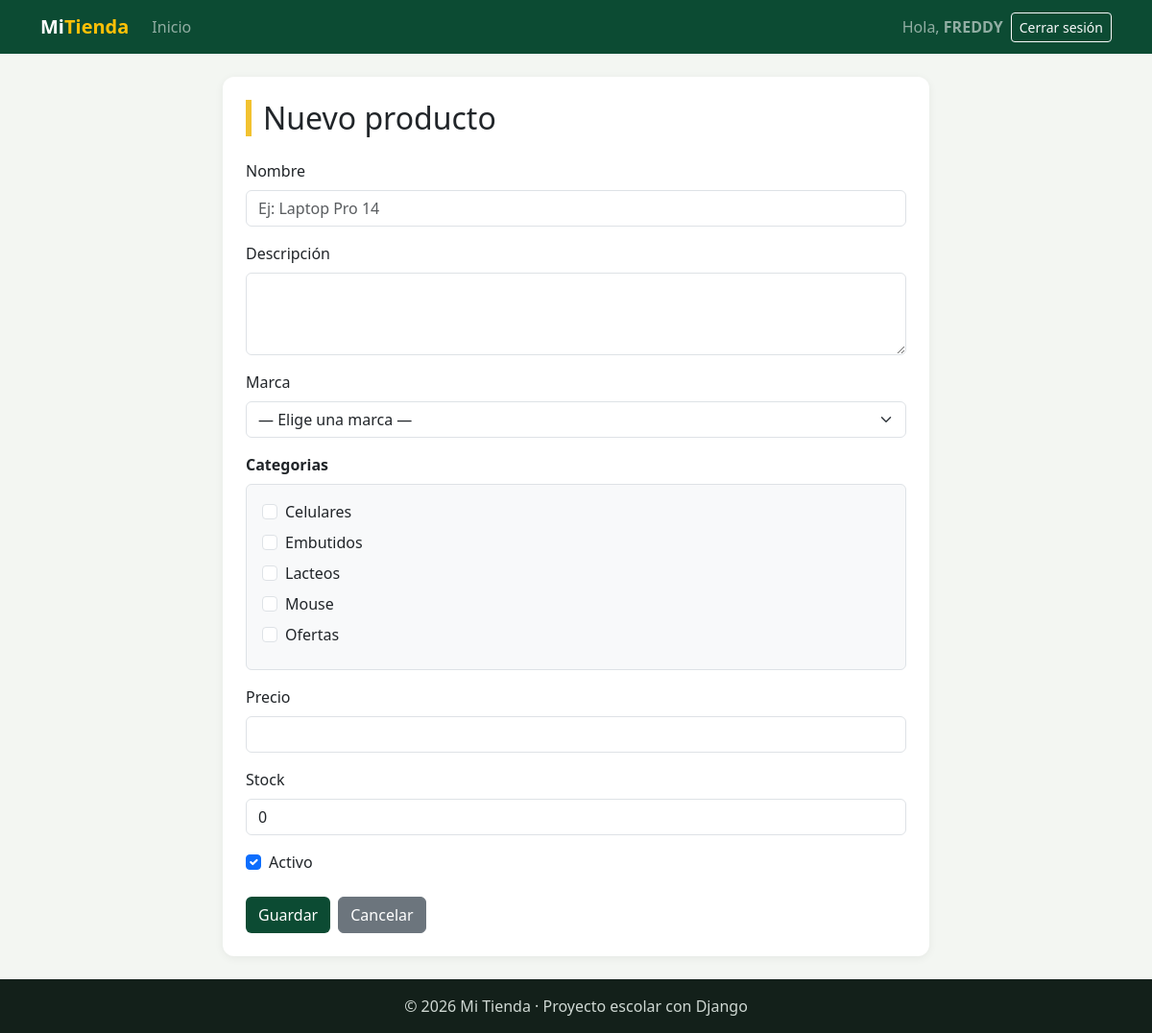
The page /facturacion/productos/crear/ (signed in) on the database its author committed.
### facturacion/models.py (models this page shows)
class ModeloBase(models.Model):
    user = models.ForeignKey(                    # 1:N con User: un usuario registra muchos registros
        User,
        on_delete=models.SET_NULL,               # Si borran al usuario, el registro se queda con user vacío
        null=True,                               # SET_NULL necesita que la columna acepte NULL
        blank=True,
        editable=False,                          # No aparece en formularios: lo llena la VISTA, no la persona
        related_name="%(class)s_registrados",    # %(class)s = nombre del modelo → user.producto_registrados
        verbose_name="Registrado por",
    )
    fecha_creacion = models.DateTimeField("Fecha de creación", auto_now_add=True)   # Se llena sola al CREAR
    fecha_modificacion = models.DateTimeField("Última modificación", auto_now=True) # Se actualiza sola en CADA save()
    class Meta:
        abstract = True                          # ← LA CLAVE: modelo "molde", sin tabla propia

class Categoria(ModeloBase):               # Hereda de ModeloBase (y este de models.Model)
    nombre = models.CharField(max_length=60, unique=True)
    descripcion = models.TextField("Descripción", blank=True)
    activo = models.BooleanField(default=True)
    class Meta:
        verbose_name = "Categoría"
        verbose_name_plural = "Categorías"
        ordering = ["nombre"]
    def __str__(self):
        return self.nombre

### facturacion/views.py (the view)
@login_required
def producto_crear(request):                               # CREATE: crear un producto nuevo
    if request.method == "POST":                           # ¿Presionó "Guardar"? (llegó por POST)
        form = ProductoForm(request.POST)                  # 1. Llenamos el formulario con lo que envió
        if form.is_valid():                                # 2. ¿Todo bien? (obligatorios, marca existe, clean_precio...)
            producto = form.save()                         # 3. INSERT del producto + INSERT de sus categorías (N:M)
            messages.success(request, f"Producto «{producto.nombre}» creado.")
            return redirect("facturacion:producto_lista")  # 4. A la lista (Post/Redirect/Get)
    else:                                                  # Llegó por GET (abrió la página)...
        form = ProductoForm()                              # ...formulario vacío
    contexto = {
        "titulo": "Nuevo producto",
        "form": form,                                      # Vacío (GET) o con datos y errores (POST inválido)
        "boton": "Guardar",
    }
    return render(request, "facturacion/producto_form.html", contexto)

### facturacion/models.py (called while the page is built)
    def __str__(self):
        return self.nombre

### facturacion/templates/facturacion/producto_form.html (shortened to what this page needs)
{% extends "base.html" %}
{% block contenido %}
<div class="row justify-content-center">
    <div class="col-md-8">
        <div class="tarjeta">
            <h2 class="titulo-pagina mb-4">
                {{ titulo }}
            </h2>
            <form method="post">
                {% for campo in form %}
                    <div class="mb-3">
                        {% if campo.name == "categorias" %}
                            <label class="form-label fw-bold">
                                {{ campo.label }}
                            </label>
                            <div class="border rounded p-3 bg-light">
                                {% for opcion in campo %}
                                    <div class="form-check mb-2">
                                        {{ opcion.tag }}
                                        <label
                                            class="form-check-label"
                                            for="{{ opcion.id_for_label }}"
                                        >
                                            {{ opcion.choice_label }}
                                        </label>
                                    </div>
                                {% endfor %}
                            </div>
                        {% elif campo.name == "activo" %}
                            <div class="form-check">
                                {{ campo }}
                                <label
                                    class="form-check-label"
                                    for="{{ campo.id_for_label }}"
                                >
                                    {{ campo.label }}
                                </label>
                            </div>
                        {% else %}
                            <label
                                class="form-label"
                                for="{{ campo.id_for_label }}"
                            >
                                {{ campo.label }}
                            </label>
                            {{ campo }}
                        {% endif %}
                    </div>
                {% endfor %}
                <div class="d-flex gap-2 mt-4">
                    <button
                        type="submit"
                        class="btn btn-verde"
                    >
                        {{ boton }}
                    </button>
                    <a
                        href="{% url 'facturacion:producto_lista' %}"
                        class="btn btn-secondary"
                    >
                        Cancelar
                    </a>
                </div>
            </form>
        </div>
    </div>
</div>
{% endblock %}

### templates/base.html (shortened to what this page needs)
{% load static %}
<!DOCTYPE html>
<html lang="es">
<head>
    <link href="https://cdn.jsdelivr.net/npm/bootstrap@5.3.3/dist/css/bootstrap.min.css" rel="stylesheet">
    <link rel="stylesheet" href="{% static 'css/estilos.css' %}">
</head>
<body>
    <nav class="navbar navbar-expand-lg navbar-dark barra">
        <div class="container">
            <a class="navbar-brand fw-bold" href="{% url 'home' %}">Mi<span class="text-warning">Tienda</span></a>
            <div class="collapse navbar-collapse" id="menu">
                <ul class="navbar-nav me-auto">
                    <li class="nav-item"><a class="nav-link" href="{% url 'home' %}">Inicio</a></li>
                </ul>
                <ul class="navbar-nav align-items-lg-center gap-2">
                    {% if user.is_authenticated %}
                        <li class="nav-item navbar-text">Hola, <b>{{ user.username }}</b></li>
                        <li class="nav-item">
                            <form method="post" action="{% url 'logout' %}" class="m-0">
                                <button type="submit" class="btn btn-sm btn-outline-light">Cerrar sesión</button>
                            </form>
                        </li>
                    {% else %}
                        <li class="nav-item"><a class="nav-link" href="{% url 'login' %}">Ingresar</a></li>
                        <li class="nav-item"><a class="btn btn-sm btn-warning" href="{% url 'registro' %}">Crear cuenta</a></li>
                    {% endif %}
                </ul>
            </div>
        </div>
    </nav>
    <main class="container py-4">
        {% block contenido %}{% endblock %}
    </main>
    <footer class="pie text-center py-3">© 2026 Mi Tienda · Proyecto escolar con Django</footer>
</body>
</html>

### static/css/estilos.css (style rules this page uses)
:root { --verde: #0c4b33; --verde-claro: #2f9e6e; --amarillo: #f2c230; }
body { background-color: #f3f6f2; min-height: 100vh; display: flex; flex-direction: column; }
main { flex: 1; }
.barra { background-color: var(--verde); }
.titulo-pagina { border-left: 6px solid var(--amarillo); padding-left: 12px; }
.tarjeta { background: white; border-radius: 12px; padding: 24px; box-shadow: 0 2px 10px rgba(0,0,0,.06); }
.btn-verde { background-color: var(--verde); color: white; }
.pie { background-color: #13201a; color: #cfd8d3; }

### rows shown on the page
Categoria: choice_label "Celulares"
Categoria: choice_label "Embutidos"
Categoria: choice_label "Lacteos"
Categoria: choice_label "Mouse"
Categoria: choice_label "Ofertas"

### other values the page prints
{{ user.username }} "FREDDY"
{{ titulo }} "Nuevo producto"
{{ campo.label }} "Nombre" "Descripción" "Marca" "Precio" "Stock"
{{ campo.label }} "Categorias"
{{ campo.label }} "Activo"
{{ boton }} "Guardar"
